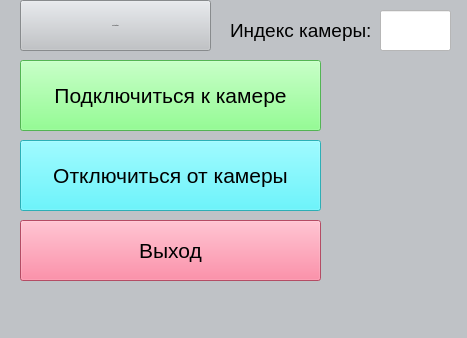
<?xml version="1.0" encoding="UTF-8"?>
<ui version="4.0">
 <class>Interaction</class>
 <widget class="QMainWindow" name="Interaction">
  <property name="geometry">
   <rect>
    <x>0</x>
    <y>0</y>
    <width>467</width>
    <height>338</height>
   </rect>
  </property>
  <property name="sizePolicy">
   <sizepolicy hsizetype="Fixed" vsizetype="Fixed">
    <horstretch>0</horstretch>
    <verstretch>0</verstretch>
   </sizepolicy>
  </property>
  <property name="minimumSize">
   <size>
    <width>467</width>
    <height>338</height>
   </size>
  </property>
  <property name="maximumSize">
   <size>
    <width>467</width>
    <height>338</height>
   </size>
  </property>
  <property name="windowTitle">
   <string>Interacting</string>
  </property>
  <property name="windowIcon">
   <iconset resource="logo.qrc">
    <normaloff>:/logoPrefix/pirctures/logo.png</normaloff>:/logoPrefix/pirctures/logo.png</iconset>
  </property>
  <property name="styleSheet">
   <string notr="true">background-color: rgb(191, 194, 198)</string>
  </property>
  <widget class="QWidget" name="centralwidget">
   <property name="sizePolicy">
    <sizepolicy hsizetype="Fixed" vsizetype="Fixed">
     <horstretch>0</horstretch>
     <verstretch>0</verstretch>
    </sizepolicy>
   </property>
   <widget class="QPushButton" name="pushButton_profile">
    <property name="geometry">
     <rect>
      <x>20</x>
      <y>0</y>
      <width>191</width>
      <height>51</height>
     </rect>
    </property>
    <property name="font">
     <font>
      <pointsize>-1</pointsize>
      <underline>false</underline>
      <strikeout>false</strikeout>
     </font>
    </property>
    <property name="styleSheet">
     <string notr="true">#pushButton_profile {
    background-color: rgb(255, 255, 255);
    border: none;
    color: black;
    padding: 10px 20px;
    text-align: center;
    text-decoration: none;
    font-size: 16px;
    margin: 4px 2px;
    border-radius: 12px;
}

#pushButton_profile:hover {
    background-color: rgb(180, 180, 180); /* Темно-зеленый цвет фона при наведении */
}</string>
    </property>
    <property name="text">
     <string>Мой профиль</string>
    </property>
    <property name="icon">
     <iconset resource="logo.qrc">
      <normaloff>:/logoPrefix/pirctures/profile.png</normaloff>:/logoPrefix/pirctures/profile.png</iconset>
    </property>
    <property name="iconSize">
     <size>
      <width>32</width>
      <height>32</height>
     </size>
    </property>
   </widget>
   <widget class="QPushButton" name="pushButton_2">
    <property name="geometry">
     <rect>
      <x>20</x>
      <y>60</y>
      <width>301</width>
      <height>71</height>
     </rect>
    </property>
    <property name="font">
     <font>
      <pointsize>16</pointsize>
     </font>
    </property>
    <property name="styleSheet">
     <string notr="true">background-color: rgb(116, 253, 116)</string>
    </property>
    <property name="text">
     <string>Подключиться к камере</string>
    </property>
    <property name="icon">
     <iconset resource="logo.qrc">
      <normaloff>:/logoPrefix/pirctures/camera.png</normaloff>:/logoPrefix/pirctures/camera.png</iconset>
    </property>
    <property name="iconSize">
     <size>
      <width>32</width>
      <height>32</height>
     </size>
    </property>
   </widget>
   <widget class="QPushButton" name="pushButton_3">
    <property name="geometry">
     <rect>
      <x>20</x>
      <y>220</y>
      <width>301</width>
      <height>61</height>
     </rect>
    </property>
    <property name="font">
     <font>
      <pointsize>16</pointsize>
     </font>
    </property>
    <property name="styleSheet">
     <string notr="true">background-color: rgb(252, 107, 140)</string>
    </property>
    <property name="text">
     <string>Выход</string>
    </property>
   </widget>
   <widget class="QPushButton" name="pushButton_4">
    <property name="geometry">
     <rect>
      <x>20</x>
      <y>140</y>
      <width>301</width>
      <height>71</height>
     </rect>
    </property>
    <property name="font">
     <font>
      <pointsize>16</pointsize>
     </font>
    </property>
    <property name="styleSheet">
     <string notr="true">background-color: rgb(61, 245, 255)</string>
    </property>
    <property name="text">
     <string>Отключиться от камеры</string>
    </property>
    <property name="icon">
     <iconset resource="logo.qrc">
      <normaloff>:/logoPrefix/pirctures/turn_off.png</normaloff>:/logoPrefix/pirctures/turn_off.png</iconset>
    </property>
    <property name="iconSize">
     <size>
      <width>32</width>
      <height>32</height>
     </size>
    </property>
   </widget>
   <widget class="QLabel" name="label">
    <property name="geometry">
     <rect>
      <x>230</x>
      <y>10</y>
      <width>151</width>
      <height>41</height>
     </rect>
    </property>
    <property name="font">
     <font>
      <pointsize>14</pointsize>
     </font>
    </property>
    <property name="text">
     <string>Индекс камеры:</string>
    </property>
   </widget>
   <widget class="QLineEdit" name="lineEdit_cameraIndex">
    <property name="geometry">
     <rect>
      <x>380</x>
      <y>10</y>
      <width>71</width>
      <height>41</height>
     </rect>
    </property>
    <property name="font">
     <font>
      <pointsize>14</pointsize>
     </font>
    </property>
    <property name="styleSheet">
     <string notr="true">background-color:rgb(255, 255, 255)</string>
    </property>
   </widget>
  </widget>
  <widget class="QMenuBar" name="menubar">
   <property name="geometry">
    <rect>
     <x>0</x>
     <y>0</y>
     <width>467</width>
     <height>22</height>
    </rect>
   </property>
  </widget>
  <widget class="QStatusBar" name="statusbar"/>
 </widget>
 <resources>
  <include location="logo.qrc"/>
 </resources>
 <connections>
  <connection>
   <sender>pushButton_profile</sender>
   <signal>clicked()</signal>
   <receiver>Interaction</receiver>
   <slot>profile()</slot>
   <hints>
    <hint type="sourcelabel">
     <x>184</x>
     <y>38</y>
    </hint>
    <hint type="destinationlabel">
     <x>20</x>
     <y>54</y>
    </hint>
   </hints>
  </connection>
  <connection>
   <sender>pushButton_3</sender>
   <signal>clicked()</signal>
   <receiver>Interaction</receiver>
   <slot>exit()</slot>
   <hints>
    <hint type="sourcelabel">
     <x>223</x>
     <y>642</y>
    </hint>
    <hint type="destinationlabel">
     <x>399</x>
     <y>224</y>
    </hint>
   </hints>
  </connection>
  <connection>
   <sender>pushButton_2</sender>
   <signal>clicked()</signal>
   <receiver>Interaction</receiver>
   <slot>connectToCamera()</slot>
   <hints>
    <hint type="sourcelabel">
     <x>138</x>
     <y>461</y>
    </hint>
    <hint type="destinationlabel">
     <x>29</x>
     <y>450</y>
    </hint>
   </hints>
  </connection>
  <connection>
   <sender>pushButton_4</sender>
   <signal>clicked()</signal>
   <receiver>Interaction</receiver>
   <slot>poweroff()</slot>
   <hints>
    <hint type="sourcelabel">
     <x>157</x>
     <y>547</y>
    </hint>
    <hint type="destinationlabel">
     <x>29</x>
     <y>530</y>
    </hint>
   </hints>
  </connection>
 </connections>
 <slots>
  <slot>profile()</slot>
  <slot>exit()</slot>
  <slot>connectToCamera()</slot>
  <slot>poweroff()</slot>
  <slot>startRecording()</slot>
  <slot>endRecording()</slot>
 </slots>
</ui>
